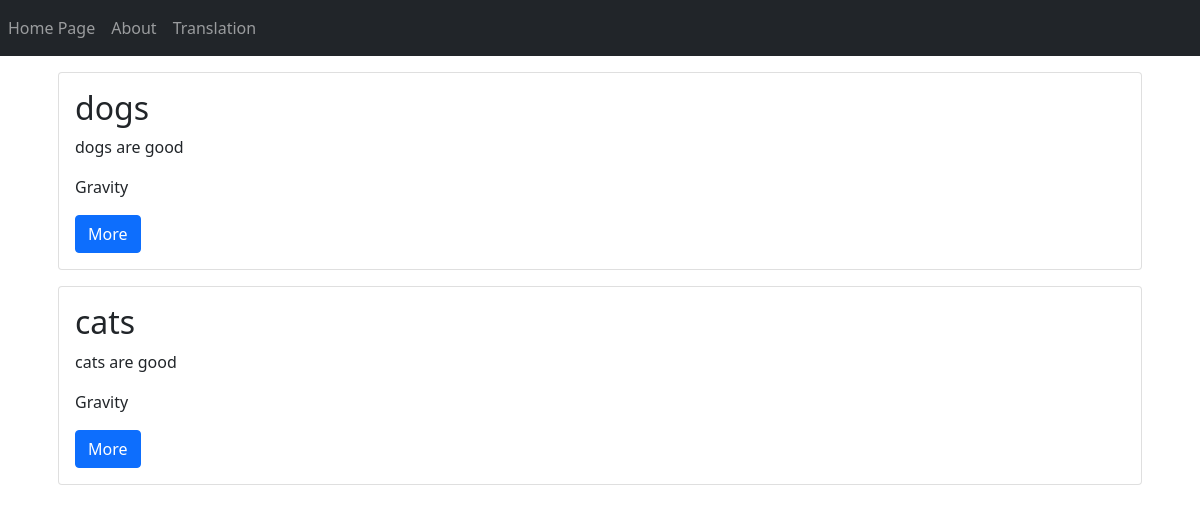
Before: / with the older database file.
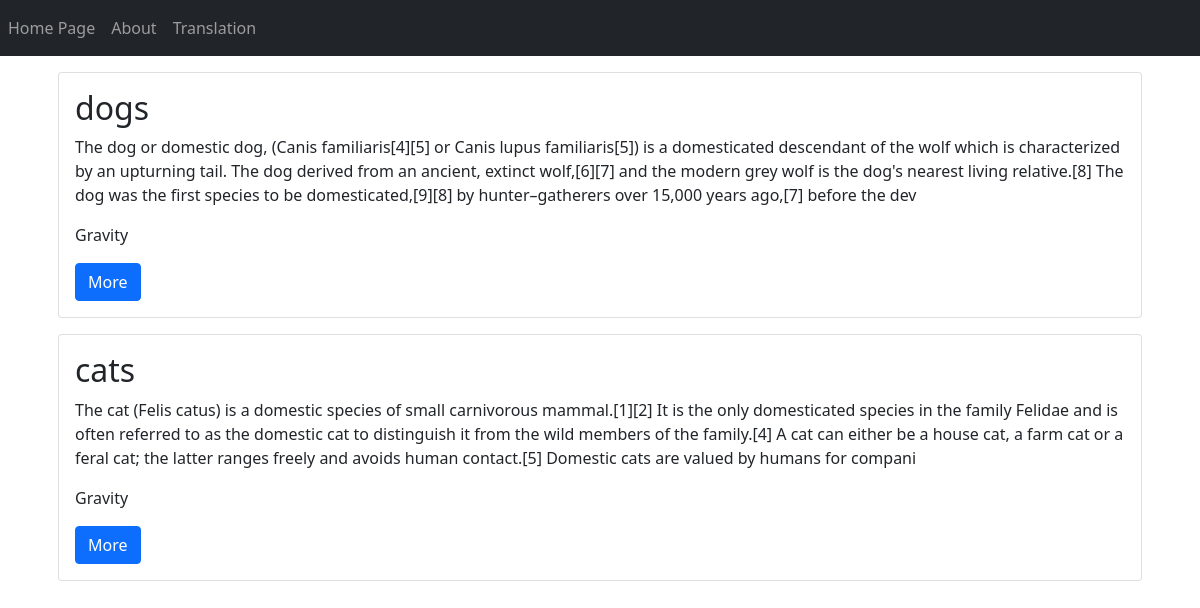
After: the same page with the newer database file.
### blog/models.py (models this page shows, shortened)
class Post(models.Model):
    title = models.CharField(max_length=200)
    content = models.TextField()
    date_created = models.DateTimeField(auto_now_add=True)
    slug = models.SlugField(max_length=200, unique=True)
    author = models.ForeignKey(to=User, on_delete=models.CASCADE)
    status = models.IntegerField(choices=STATUS, default=0)

### blog/views.py (the view)
# urls.py: path('', views.PostList.as_view(), name='home'),
class PostList(generic.ListView):
    queryset = Post.objects.filter(status=1).order_by('-date_created')
    template_name = 'index.html'

### templates/index.html
{% extends 'base.html' %}
{% block content %}
<div class="container">
    {% for post in post_list %}
    <div class="card m-3">
        <div class="card-body">
            <h2 class="card-title">{{post.title}}</h2>
            <p class="card-text">
                {{post.content | slice:"400"}}
            </p>
            <p class="card-text">
                {{post.author | title}}
            </p>
            <a class="btn btn-primary" href="{% url 'blog_view' post.slug %}">More</a>
        </div>
    </div>
    {% endfor %}
</div>
{% endblock content %}

### templates/base.html (shortened to what this page needs)
<!DOCTYPE html>
<html lang="en">
<head>
    <link href="https://cdn.jsdelivr.net/npm/bootstrap@5.0.2/dist/css/bootstrap.min.css" rel="stylesheet"
>
</head>
<body>
<nav class="navbar navbar-expand-lg navbar-dark bg-dark" id="mainNav">
    <div class="collapse navbar-collapse" id="navbarSupportedContent">
        <ul class="navbar-nav me-auto mb-2 mb-lg-0">
            <li class="nav-item">
                <a class="nav-link" href="{% url 'home' %}">Home Page</a>
            </li>
            <li class="nav-item">
                <a class="nav-link" href="{% url 'about_view' %}">About</a>
            </li>
            <li class="nav-item">
                <a class="nav-link" href="{% url 'translator_view' %}">Translation</a>
            </li>
        </ul>
    </div>
</nav>
{% block content %}
{% endblock content %}
</body>
</html>

Changed rows visible on the page:
changed Post "dogs": content "dogs are good" → "The dog or domestic dog, (Canis familiaris[4][5] or Canis lupus familiaris[5]) is a domesticated descendant of the wolf which is characterized by an upturning tail. The dog derived from an ancient, extinct wolf,[6][7] and the modern grey wolf is the dog's nearest living relative.[8] The dog was the first species to be domesticated,[9][8] by hunter–gatherers over 15,000 years ago,[7] before the dev"
changed Post "cats": content "cats are good" → "The cat (Felis catus) is a domestic species of small carnivorous mammal.[1][2] It is the only domesticated species in the family Felidae and is often referred to as the domestic cat to distinguish it from the wild members of the family.[4] A cat can either be a house cat, a farm cat or a feral cat; the latter ranges freely and avoids human contact.[5] Domestic cats are valued by humans for compani"
